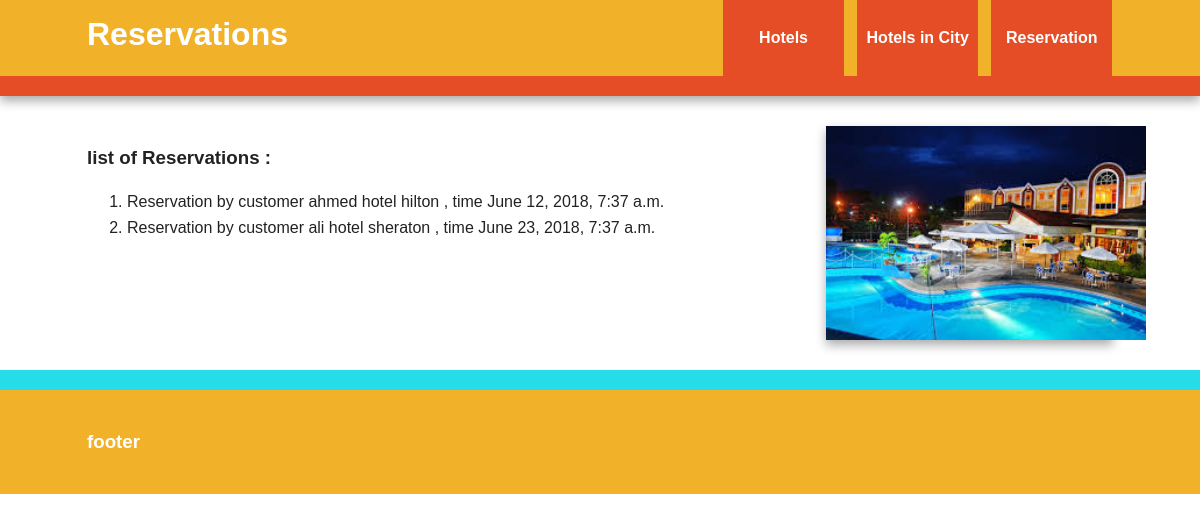
/reservation/reservationlist, run on an earlier commit of the app's database.
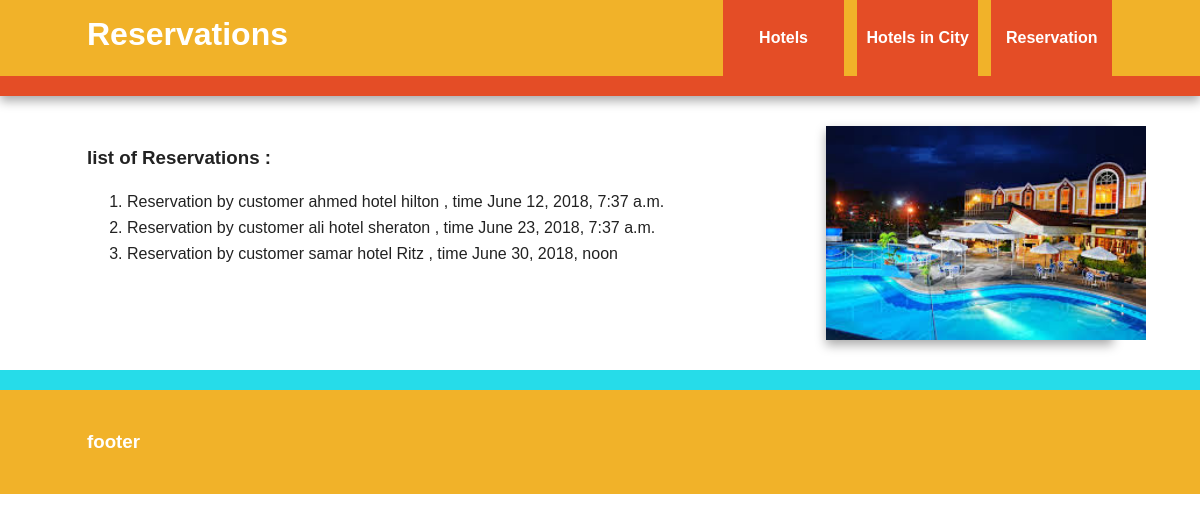
And on a later commit of the database.
### reservation/models.py (models this page shows, shortened)
class Reservation(models.Model):
    hotel=models.ForeignKey(Hotel)
    customer=models.ForeignKey(Customer)
    start_time=models.DateTimeField()
    end_time=models.DateTimeField()

class Customer(models.Model):
    name=models.CharField(max_length=100)
    phone_number=models.CharField(max_length=20)
    def __str__(self):
        return self.name

class Hotel(models.Model):
    hotel_name=models.CharField(max_length=100)
    hotel_city=models.CharField(max_length=100)
    total_rooms=models.IntegerField()
    empty_rooms=models.IntegerField()
    def __str__(self):
        return self.hotel_name

### reservation/views.py (the view)
# urls.py: url(r'reservationlist',showReservationslist)
def showReservationslist(request):
    return render(request,"reservation/reservation.html",{'reservations':Reservation.objects.all()})

### templates/reservation/reservation.html
{% extends "base.html" %}
{% block title %}
 Reservations
{% endblock %}
{% block content %}
<h3> list of Reservations : </h3>
<ol>
{% for res in reservations %}
<li> Reservation by customer {{ res.customer }} hotel {{ res.hotel }} , time {{ res.start_time }}  </li>
{% endfor %}
</ol>
{% endblock %}

### templates/base.html (shortened to what this page needs)
{% load staticfiles %}
<!doctype html>
<html class="no-js" lang="">
    <head>
        <link rel="stylesheet" href="{%static 'css/normalize.min.css'%}">
        <link rel="stylesheet" href="{%static 'css/main.css' %}">
    </head>
    <body>
        <div class="header-container">
            <header class="wrapper clearfix">
                <h1 class="title">
                    {% block title %}{% endblock %}
                </h1>
                <nav>
                    <ul>
                        <li><a href="./reservation/allhotels">Hotels</a></li>
                        <li><a href="./reservation/hotelsincity">Hotels in City</a></li>
                        <li><a href="./reservation/reservationlist">Reservation</a></li>
                    </ul>
                </nav>
            </header>
        </div>
        <div class="main-container">
            <div class="main wrapper clearfix">
                <article>
                {% block content %}
                {% endblock %}
            </article>
                <aside>
                        <img src="{% static 'img/hotel.jpg' %}" width="320" />
                </aside>
            </div>
        </div>
        <div class="footer-container">
            <footer class="wrapper">
                <h3>footer</h3>
            </footer>
        </div>
    </body>
</html>

### static/css/main.css (style rules this page uses)
html { color: #222; font-size: 1em; line-height: 1.4; }
audio, canvas, iframe, img, svg, video { vertical-align: middle; }
body { font: 16px/26px Helvetica, Helvetica Neue, Arial; }
.wrapper { width: 90%; margin: 0 5%; }
.header-container { border-bottom: 20px solid #e44d26; }
.footer-container { border-top: 20px solid #26dce9; }
.header-container, .footer-container, .main aside { background: #f1b229; }
.title { color: white; }
nav ul { margin: 0; padding: 0; list-style-type: none; }
nav a { display: block; margin-bottom: 10px; padding: 15px 0; text-align: center; text-decoration: none; font-weight: bold; color: white; background: #e44d26; }
.main { padding: 30px 0; }
.footer-container footer { color: white; padding: 20px 0; }
@media only screen and (min-width: 480px) { nav a { float: left; width: 27%; margin: 0 1.7%; padding: 25px 2%; margin-bottom: 0; } }
@media only screen and (min-width: 480px) { nav li:first-child a { margin-left: 0; } }
@media only screen and (min-width: 480px) { nav li:last-child a { margin-right: 0; } }
@media only screen and (min-width: 480px) { nav ul li { display: inline; } }
@media only screen and (min-width: 768px) { .header-container, .main aside { -webkit-box-shadow: 0 5px 10px #aaa; -moz-box-shadow: 0 5px 10px #aaa; box-shadow: 0 5px 10px #aaa; } }
@media only screen and (min-width: 768px) { .title { float: left; } }
@media only screen and (min-width: 768px) { nav { float: right; width: 38%; } }
@media only screen and (min-width: 768px) { .main article { float: left; width: 57%; } }
@media only screen and (min-width: 768px) { .main aside { float: right; width: 28%; } }
@media only screen and (min-width: 1140px) { .wrapper { width: 1026px; margin: 0 auto; } }
.clearfix:before, .clearfix:after { content: " "; display: table; }
.clearfix:after { clear: both; }
.clearfix { *zoom: 1; }

What changed in the data, as far as the page shows it:
added Reservation: customer "samar", hotel "Ritz", start_time "June 30, 2018, noon"
